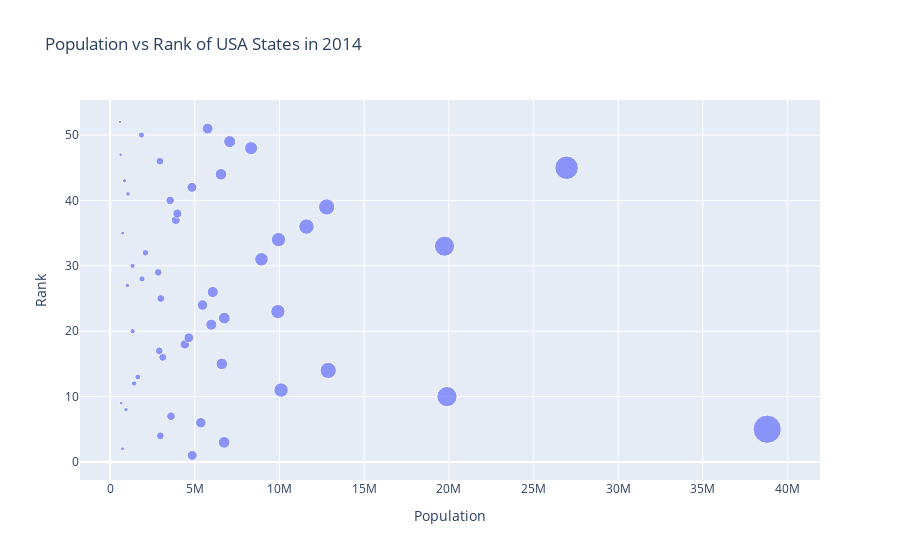

This figure's notebook cell:
### Markdown cell above
4.Write a program to draw a scatter plot for a given dataset and show datalabels on hover
https://raw.githubusercontent.com/plotly/datasets/master/2014_usa_states.csv

### Code cell
def plot_scatter_with_hover_labels(url):
    """
        Description:
            Plots a scatter plot for the given dataset and shows data labels on hover.

        Parameters:
            url (str): URL to the CSV file containing the dataset.

        Returns:
            None.
    """
    data = pd.read_csv(url)

    fig = px.scatter(data, 
                     x='Population', 
                     y='Rank', 
                     hover_name='State',    # Show state name on hover
                     size='Population',     # Size of points based on population
                     title='Population vs Rank of USA States in 2014')

    # Customize the labels for x and y axes
    fig.update_layout(
        xaxis_title="Population",
        yaxis_title="Rank",
    )

    # Show the plot
    fig.show()

def main():

    url = "https://raw.githubusercontent.com/plotly/datasets/master/2014_usa_states.csv"

    plot_scatter_with_hover_labels(url)

if __name__ == "__main__":
    main()

### Figure 1 — Plotly figure (JSON) as saved in the notebook; plotly's stock layout.template omitted (floating-point values rounded to 4 significant figures)
{"data": [{"hovertemplate": "<b>%{hovertext}</b><br><br>Population=%{marker.size}<br>Rank=%{y}<extra></extra>", "hovertext": ["Alabama", "Alaska", "Arizona", "Arkansas", "California", "Colorado", "Connecticut", "Delaware", "District of Columbia", "Florida", "Georgia", "Hawaii", "Idaho", "Illinois", "Indiana", "Iowa", "Kansas", "Kentucky", "Louisiana", "Maine", "Maryland", "Massachusetts", "Michigan", "Minnesota", "Mississippi", "Missouri", "Montana", "Nebraska", "Nevada", "New Hampshire", "New Jersey", "New Mexico", "New York", "North Carolina", "North Dakota", "Ohio", "Oklahoma", "Oregon", "Pennsylvania", "Puerto Rico", "Rhode Island", "South Carolina", "South Dakota", "Tennessee", "Texas", "Utah", "Vermont", "Virginia", "Washington", "West Virginia", "Wisconsin", "Wyoming"], "legendgroup": "", "marker": {"color": "#636efa", "size": [4849377, 736732, 6731484, 2966369, 38802500, 5355866, 3596677, 935614, 658893, 19893297, 10097343, 1419561, 1634464, 12880580, 6596855, 3107126, 2904021, 4413457, 4649676, 1330089, 5976407, 6745408, 9909877, 5457173, 2994079, 6063589, 1023579, 1881503, 2839098, 1326813, 8938175, 2085572, 19746227, 9943964, 739482, 11594163, 3878051, 3970239, 12787209, 3548397, 1055173, 4832482, 853175, 6549352, 26956958, 2942902, 626562, 8326289, 7061530, 1850326, 5757564, 584153], "sizemode": "area", "sizeref": 97010.0, "symbol": "circle"}, "mode": "markers", "name": "", "orientation": "v", "showlegend": false, "type": "scatter", "x": [4849377, 736732, 6731484, 2966369, 38802500, 5355866, 3596677, 935614, 658893, 19893297, 10097343, 1419561, 1634464, 12880580, 6596855, 3107126, 2904021, 4413457, 4649676, 1330089, 5976407, 6745408, 9909877, 5457173, 2994079, 6063589, 1023579, 1881503, 2839098, 1326813, 8938175, 2085572, 19746227, 9943964, 739482, 11594163, 3878051, 3970239, 12787209, 3548397, 1055173, 4832482, 853175, 6549352, 26956958, 2942902, 626562, 8326289, 7061530, 1850326, 5757564, 584153], "xaxis": "x", "y": [1, 2, 3, 4, 5, 6, 7, 8, 9, 10, 11, 12, 13, 14, 15, 16, 17, 18, 19, 20, 21, 22, 23, 24, 25, 26, 27, 28, 29, 30, 31, 32, 33, 34, 35, 36, 37, 38, 39, 40, 41, 42, 43, 44, 45, 46, 47, 48, 49, 50, 51, 52], "yaxis": "y"}], "layout": {"legend": {"itemsizing": "constant", "tracegroupgap": 0}, "title": {"text": "Population vs Rank of USA States in 2014"}, "xaxis": {"anchor": "y", "domain": [0, 1], "title": {"text": "Population"}}, "yaxis": {"anchor": "x", "domain": [0, 1], "title": {"text": "Rank"}}}}
